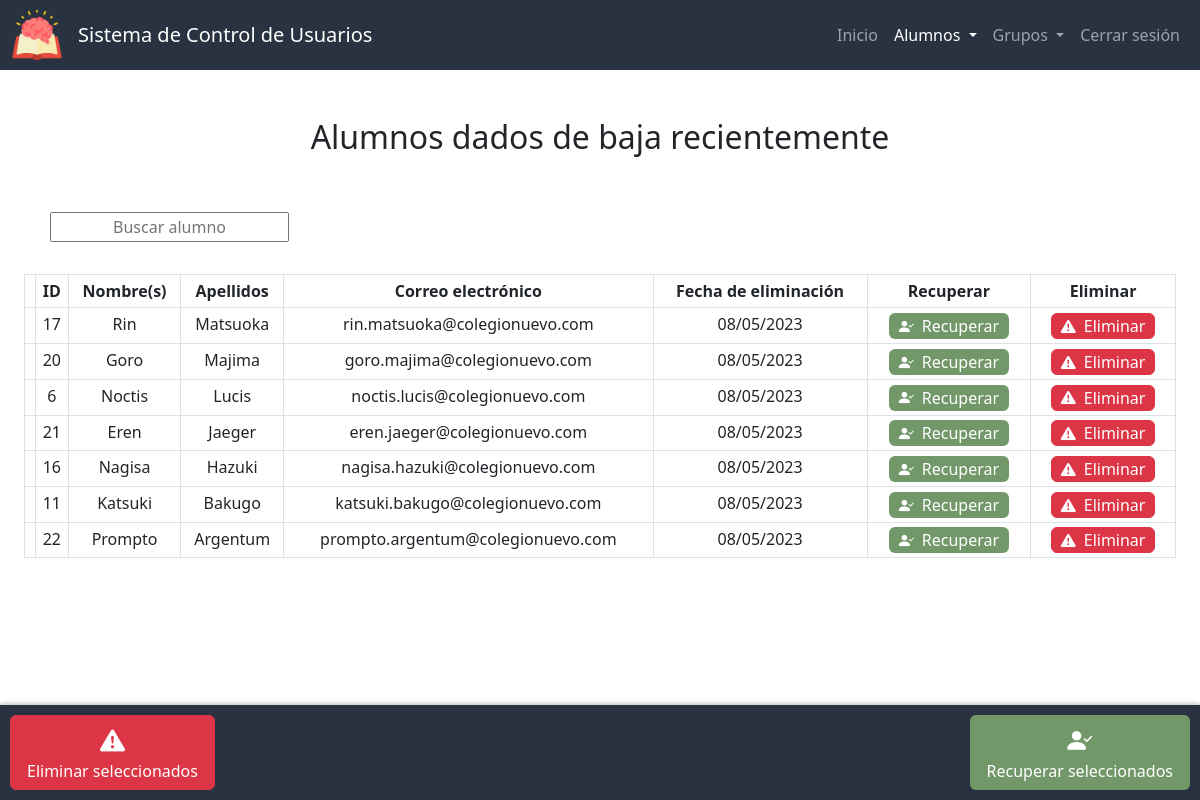
The app's page /bajas_alumnos (signed in) with its own data.
### app.py (models this page shows, shortened)
class Alumnos(db.Model):
    id = db.Column(db.Integer, primary_key=True)
    nombre = db.Column(db.String(50), nullable=False)
    apellidos = db.Column(db.String(50), nullable=False)
    correo = db.Column(db.String(50), nullable=False, unique=True)
    estado = db.Column(db.Integer, nullable=False, default=0) # 0 - activo, 1 - suspendido, 2 - baja
    fecha_de_creacion = db.Column(db.DateTime, nullable=False, default=datetime.now)

### app.py (the view)
@app.route("/bajas_alumnos")
@login_required
def bajas_alumnos():
    subconsulta = db.session.query(CambiosEstado.id_alumno, db.func.max(CambiosEstado.fecha).label('max_fecha'))\
                        .filter(CambiosEstado.estado_nuevo == 2)\
                        .group_by(CambiosEstado.id_alumno)\
                        .subquery()
    lista = db.session.query(Alumnos, CambiosEstado.fecha.label('fecha_de_eliminacion'))\
                  .join(subconsulta, Alumnos.id == subconsulta.c.id_alumno)\
                  .join(CambiosEstado, db.and_(CambiosEstado.id_alumno == subconsulta.c.id_alumno, CambiosEstado.fecha == subconsulta.c.max_fecha))\
                  .filter(Alumnos.estado == 2)\
                  .order_by(subconsulta.c.max_fecha.desc())\
                  .all()
    return render_template("bajas_alumnos.html", active="Bajas alumnos", lista=lista)

### app.py (called while the page is built)
def login_required(f):
    @wraps(f)
    def decorated_function(*args, **kwargs):
        if session.get("user_id") is None:
            return redirect("/login")
        return f(*args, **kwargs)
    return decorated_function

### templates/bajas_alumnos.html (shortened to what this page needs)
{% extends "layout.html" %}
{% block scripts %}
    <link href="https://unpkg.com/bootstrap-table@1.21.3/dist/bootstrap-table.min.css" rel="stylesheet">
{% endblock %}
{% block main %}
    <h2 class="mb-5">Alumnos dados de baja recientemente</h2>
    <div class="container-sm text-start">
        <div class="d-flex justify-content-between">
            <div class="p-2">
                <input autocomplete="off" autofocus id="buscar" placeholder="Buscar alumno" type="text">
            </div>
        </div>
    </div>
    <br>
    <div id="alumnos-div" class="container-fluid">
        <table id="tabla-alumnos" class="table table-hover table-bordered table-sm"
        data-search="true" data-search-accent-neutralise="true" data-search-selector="#buscar"
        data-show-columns="true" data-show-columns-toggle-all="true"
        data-show-pagination-switch="true" data-show-toggle="true" data-show-fullscreen="true"
        data-buttons-class="" data-locale="es-MX" data-visible-search="true"
        data-page-list="[10, 25, 50, 100, All]" data-select-item-name="selectedItems">
            <thead id="thead" class="color-primario">
                <tr>
                    <th data-field="state" data-checkbox="true"></th>
                    <th data-sortable="true" scope="col" data-visible="false" >ID</th>
                    <th data-sortable="true" scope="col">Nombre(s)</th>
                    <th data-sortable="true" scope="col">Apellidos</th>
                    <th data-sortable="true" scope="col">Correo electrónico</th>
                    <th data-sortable="true" scope="col">Fecha de eliminación</th>
                    <th>Recuperar</th>
                    <th>Eliminar</th>
                </tr>
            </thead>
            <tbody id="tbody">
                {% for i in lista %}
                    <tr>
                        <td></td>
                        <td>{{ i.Alumnos.id }}</td>
                        <td >{{ i.Alumnos.nombre }}</td>
                        <td>{{ i.Alumnos.apellidos }}</td>
                        <td>{{ i.Alumnos.correo }}</td>
                        <td>{{ i.fecha_de_eliminacion.strftime('%d/%m/%Y') }}</td>
                        <td>
                            <form action="/recuperar_alumno" method="post">
                                <button type="submit" class="edit btn verde" title="Rectivar alumno"><i class="bi-small bi bi-person-check-fill mx-1"></i><span class="mx-1 no-movil">Recuperar</span></button>
                            </form>
                        </td>
                        <td>
                            <form id="form-eliminar-usuario" action="/eliminar_permanentemente" method="post">
                                <button type="button" class="edit btn btn-danger" title="Eliminar permanentemente" onclick="confirmarEliminarUsuario({{ i.Alumnos.id }}, '{{ i.Alumnos.nombre }}', '{{ i.Alumnos.apellidos }}')"><i class="bi-small bi bi-exclamation-triangle-fill mx-1"></i><span class="mx-1 no-movil">Eliminar</span></button>
                            </form>
                        </td>
                    </tr>
                {% endfor %}
            </tbody>
        </table>
    </div>
    <div class="botones-fijos d-flex justify-content-between">
        <div>
            <button id="eliminar-seleccionados" class="btn-big btn btn-danger" title="Eliminar seleccionados"><i class="bi bi-exclamation-triangle-fill"></i><div class="mx-1 no-movil">Eliminar seleccionados</div></button>
        </div>
        <div>
            <button id="recuperar-seleccionados" class="btn-big btn verde" title="Recuperar seleccionados"><i class="bi bi-person-check-fill"></i><div class="mx-1 no-movil">Recuperar seleccionados</div></button>
        </div>
    </div>
{% endblock %}

### static/styles.css (style rules this page uses)
:root { --color-primario: #293241; --color-primario-active: #3b4f69; --color-primario-hover: #334458; --letra-primario: white; --letra-primario-inactive: #9A9EA5; --letra-primario-hover: #C9CBCF; --verde: #729869; --verde-active: #588559; --amarillo: #D69900; --amarillo-active: #b17900; --color-ver: #3D5A80; --color-ver-active: #5281a7; --gris: #a5a5a5; --gris-active: #969696; --gris-oscuro: #7c7c7c; --gris-oscuro-active: #646464; }
.color-primario { background-color: var(--color-primario); color: var(--letra-primario); }
.btn.edit { padding: 0 5px; }
.btn.edit { margin: 0 3px; }
.btn.edit, .btn-big { transition: transform 0.2s ease-in-out; }
.btn-danger { margin: 0; }
.verde { background-color: var(--verde); color: var(--letra-primario); }
.bi { font-size: 25px; color: var(--letra-primario); }
.bi-small { font-size: 15px; }
.d-flex { display: flex; flex-wrap: wrap; }
input { text-align: center; }
#alumnos-div { max-width: 1500px; justify-content: center; margin-bottom: 75px; }
.botones-fijos { position: fixed; bottom: 0; left: 0; right: 0; display: flex; justify-content: center; padding: 10px; background-color: var(--color-primario); box-shadow: 0 -2px 4px rgba(0, 0, 0, 0.2); }

### records on screen
Alumnos: Alumnos.id "17", Alumnos.nombre "Rin", Alumnos.apellidos "Matsuoka", Alumnos.correo "rin.matsuoka@colegionuevo.com", fecha_de_eliminacion "08/05/2023"
Alumnos: Alumnos.id "20", Alumnos.nombre "Goro", Alumnos.apellidos "Majima", Alumnos.correo "goro.majima@colegionuevo.com", fecha_de_eliminacion "08/05/2023"
Alumnos: Alumnos.id "6", Alumnos.nombre "Noctis", Alumnos.apellidos "Lucis", Alumnos.correo "noctis.lucis@colegionuevo.com", fecha_de_eliminacion "08/05/2023"
Alumnos: Alumnos.id "21", Alumnos.nombre "Eren", Alumnos.apellidos "Jaeger", Alumnos.correo "eren.jaeger@colegionuevo.com", fecha_de_eliminacion "08/05/2023"
Alumnos: Alumnos.id "16", Alumnos.nombre "Nagisa", Alumnos.apellidos "Hazuki", Alumnos.correo "nagisa.hazuki@colegionuevo.com", fecha_de_eliminacion "08/05/2023"
Alumnos: Alumnos.id "11", Alumnos.nombre "Katsuki", Alumnos.apellidos "Bakugo", Alumnos.correo "katsuki.bakugo@colegionuevo.com", fecha_de_eliminacion "08/05/2023"
Alumnos: Alumnos.id "22", Alumnos.nombre "Prompto", Alumnos.apellidos "Argentum", Alumnos.correo "prompto.argentum@colegionuevo.com", fecha_de_eliminacion "08/05/2023"
